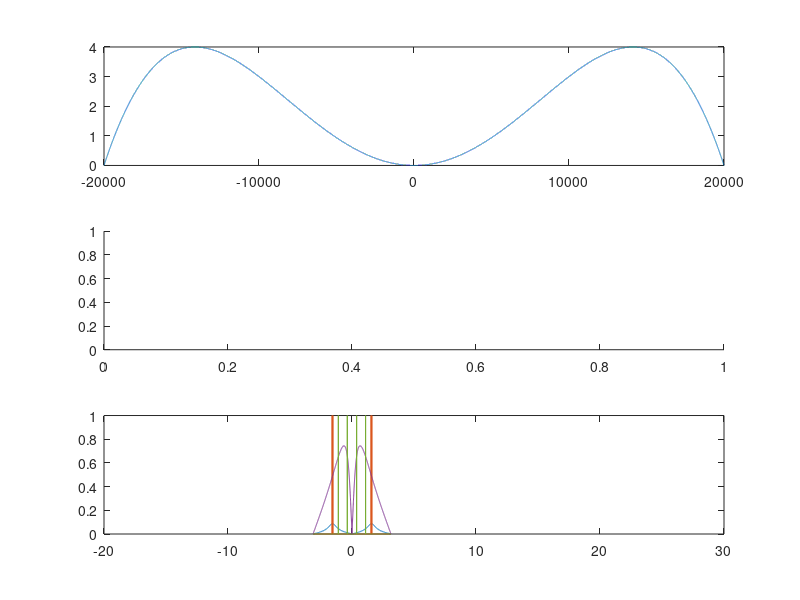
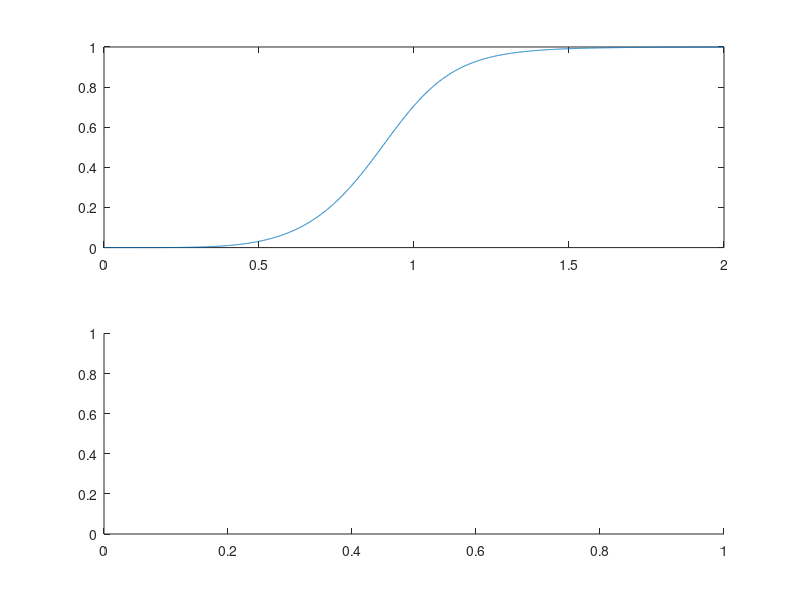

Write the MATLAB code that produced these figures, in order.
clear;
clc;

x = -20000:20000;
y = 4*(x/10000).^2 - (x/10000).^4;% just some funky looking graph


subplot(311)
plot(x,y);
subplot(312)

subplot(313)


%% fifth order
x=0:0.001:2
H=1./sqrt(1+x.^-10)
figure(5)
subplot(211)
plot(x,H)
subplot(212)

%% 2nd order -pi to pi frequency response lowpass

figure(1);

%lowpass
T = 1000;
w0 = 7*pi/10/T;

a = cot(w0*T/2)^2;
b = cot(w0*T/2)*sqrt(2);

w = -pi+1e-6:pi/1000:pi+1e-6;
j=sqrt(-1);
z=exp(j*w);

H_num = z.^(-2) + 2*z.^(-1) + 1;
H_denom = z.^(-2) * (a-b+1) + z.^(-1) * (2-2*a) + (a+b+1);
H1 = (H_num./H_denom);

y=zeros(1,2001);
y(1001+round(w0*T*1000/pi)) = 1;
y(1001-round(w0*T*1000/pi)) = 1;


%highpass
T = 1000;
w0 = 5*pi/10/T;

w0 = pi/T-w0;
a = cot(w0*T/2)^2;
b = cot(w0*T/2)*sqrt(2);

w = -pi+1e-6:pi/1000:pi+1e-6;
j=sqrt(-1);
z=exp(j*w);

H_num = z.^(-2) + 2*z.^(-1) + 1;
H_denom = z.^(-2) * (a-b+1) + z.^(-1) * (2-2*a) + (a+b+1);
H2 = (H_num./H_denom);
H2 = fftshift(H2);
w0 = pi/T-w0;
y(1001+round(w0*T*1000/pi)) = 1;
y(1001-round(w0*T*1000/pi)) = 1;


%plot
figure(1);
hold on;
%plot(w,abs(H1));
%plot(w,abs(H2));
plot(w,H1 + H2 - 1);
%plot(w,abs(H1.*H2))
plot(w,y);
hold off;

%% Bandpass in laplace domain 4th order apparently
clc;
clear;

j = sqrt(-1);

%Only frequency values used (j axis)
s = -10:.001:10;
s_i = s*j;

% w_w / 2 = width of the pass band
% width frequency
w_w = .1;

%Transfer function for the Butterworth lowpass design
H_L = 1 ./ ((s_i/w_w).^2 + sqrt(2) * s_i / w_w + 1);

%Target frequency of the band (average)
w_t = 6;

%Right and left side of the band-pass transfer function and overall
%This is just modulation
H_BR = 1 ./ (((s_i - j*w_t)/w_w).^2 + sqrt(2) * (s_i - j*w_t) / w_w + 1);
H_BL = 1 ./ (((s_i + j*w_t)/w_w).^2 + sqrt(2) * (s_i + j*w_t) / w_w + 1);
H_B = H_BR + H_BL;

%Something?
new_s = s_i/w_t - w_t./s_i;
H = 1 ./ ((new_s).^2 / w_w^2 + sqrt(2) * (new_s) / w_w + 1)

figure(1)
hold on;
%plot(s, abs(H_L));
plot(s, abs(H_B));
%plot(s, abs(H));
hold off;


%% 1st order butterworth, 2nd order bandpass via modulation
clc
clear

j = sqrt(-1);

%Only frequency values used (j axis)
s = -20:.001:20;
s_i = s*j;

% w_w / 2 = width of the pass band
% width frequency
w_w = .5;

%Target frequency of the band (average)
w_t = 10.5;


%Filter
H_BL = 1 ./ ((s_i + j*w_t) / w_w + 1);
H_BR = 1 ./ ((s_i - j*w_t) / w_w + 1);
H_B = H_BL + H_BR;

plot(s,abs(H_B));

%% 1st order butterworth via modulation, 2nd order bandpass in z-domain
% this one doesnt work very well. it is not accurate
clc
clear

j = sqrt(-1);

% w_w is the width of the pass band
% w_t is the target frequency
% w_t +- w_w is the pass band
% T is the sampling period
w_t = pi/2;
w_w = pi/100;
T = 1;

%frequency values for plotting. 1e-6 to avoid pole-zero cancellations
%(although they shouldnt happen)
w = T*(-pi+1e-6:pi/1000:pi+1e-6);

%z values from freq
z = exp(j*w);

%helpful constants used in the formula
x = w_t*cot(w_t*T/2)/w_w;
A = 1 + (w_t/w_w)^2;

%Transfer function
H_num = (x+1) + (2)*z.^(-1) + (1-x)*z.^(-2);
H_den = (x^2+2*x+1) + (2*A-2*x^2)*z.^(-1) + (x^2-2*x+A)*z.^(-2);
H = 2 * H_num ./ H_den;

y=zeros(1,2001);
y(1000 + round(w_t*2000/2/pi) + round(w_w*2000/2/pi)) = 1;
y(1000 + round(w_t*2000/2/pi) - round(w_w*2000/2/pi)) = 1;
y(1000 - round(w_t*2000/2/pi) + round(w_w*2000/2/pi)) = 1;
y(1000 - round(w_t*2000/2/pi) - round(w_w*2000/2/pi)) = 1;

plot(w,abs(H));
hold on;
plot(w,y);


%% 1st order butterworth via multiplication s-domain
clc
clear

j = sqrt(-1);

%Only frequency values used (j axis)
s = -20+1e-6:.0001:20+1e-6;
s_i = s*j;

% w_w / 2 = width of the pass band
% width frequency
w_high = 8;

%Target frequency of the band (average)
w_low = 10;


%Filter
H_high = 1 ./ ((s_i / w_high).^(-1) + 1);
H_low = 1 ./ (s_i / w_low + 1);
H_band = H_high .* H_low;

figure(1);
hold on;
%plot(s,abs(H_high));
%plot(s,abs(H_low));
plot(s,abs(H_band));


%% 1st order butterworth via multiplication, 2nd order bandpass in z-domain
%THIS LOOKS GOOD
clc
clear

j = sqrt(-1);

% w_w is the width of the pass band
% w_t is the target frequency
% w_t +- w_w is the pass band
% T is the sampling period
wL = 35*pi/100;
wH = 12*pi/100;
T = 1;

%frequency values for plotting. 1e-6 to avoid pole-zero cancellations
%(although they shouldnt happen)
w = T*(-pi+1e-6:pi/1000:pi+1e-6);

%z values from freq
z = exp(j*w);

%helpful constants used in the formula
w0 = (wL + wH)/2;
x = w0 / tan(w0*T/2);
A = wL*wH;

%Transfer function
H_num = (-x/wH) + (z.^2)*(x/wH);
H_den = (1 - 2*x*w0/A + x*x/A) + (z)*(2-2*x*x/A) + (z.^2)*(1 + 2*x*w0/A + x*x/A);
H = H_num ./ H_den;

y=zeros(1,2001);
y(1000 + round(wH*2000/2/pi)) = 1;
y(1000 + round(wL*2000/2/pi)) = 1;
y(1000 - round(wH*2000/2/pi)) = 1;
y(1000 - round(wL*2000/2/pi)) = 1;

plot(w,abs(H));
hold on;
plot(w,y);

%Reminder:
%wL is the cutoff for the lowpass filter, or the higher cutoff of the band
%wH is the cutoff for the highpass filter, or the lower cutoff of the band
%w0 = (wL + wH)/2;
%x = w0 / tan(w0*T/2)
%A = wL*wH;
%
%corresponding difference eqn for:
% y[n]*b(1) = x[n]*a(1) + x[n-1]*a(2) + x[n-2]*a(3) - y[n-1]*b(2) - y[n-2]*b(3)
% a(1) = x/wH
% a(2) = 0
% a(3) = x/wH
% b(1) = 1 + 2*x*w0/A + x*x/A
% b(2) = 2 - 2*x*x/A
% b(3) = 1 - 2*x*w0/A + x*x/A






